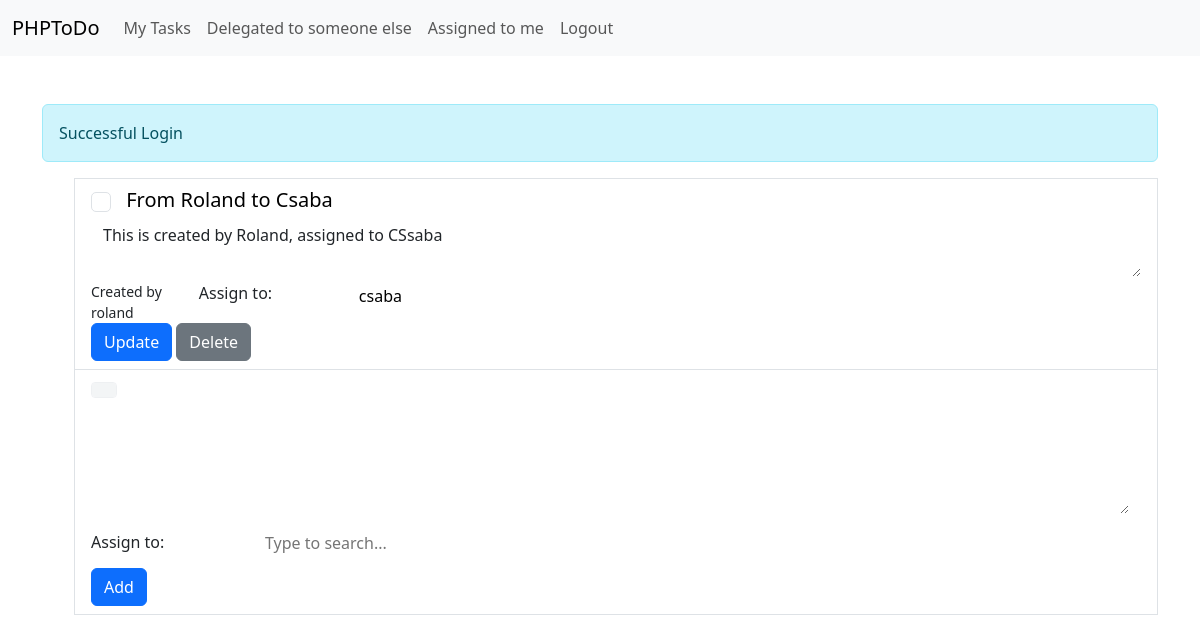
Page /assigned (signed in) on the committed database.
### tables this page shows
CREATE TABLE "tasks"
(
    id               integer           not null
        constraint tasks_pk
            primary key autoincrement,
    title            TEXT              not null,
    description      TEXT,
    status           integer default 0 not null,
    creator_user_id  integer           not null
        constraint tasks_owner_user_fk
            references users
            on update cascade on delete set null,
    assigned_user_id integer
        constraint tasks_assigned_user_fk
            references users
            on update cascade on delete set null
);

CREATE TABLE "users"
(
    username TEXT    not null,
    id       integer not null
        constraint id
            primary key autoincrement,
    password TEXT    not null
);

### src/controllers/TaskListController.php (called while the page is built, shortened)
<?php
class TaskListController {
  function assigned(): void {
    $task_list = new TaskList();
    $tasks = $task_list->getTasksAssignedToCurrentUser();
    include 'src/views/tasks.php';
  }
}

### src/Router.php (called while the page is built, shortened)
<?php
class Router {
  private array $routes = [];
  function add($method, $path, $controller, $action): void {
    $this->routes[$method][$path] = [$controller, $action];
  }
  function resolve(): string {
    $method = $_SERVER['REQUEST_METHOD'];
    $path = $_SERVER['REQUEST_URI'] ?? '/';
    $path = explode('?', $path)[0];
    $callback = $this->routes[$method][$path] ?? NULL;
    $controller = NULL;
    if ($callback) {
      $controller = new $callback[0]();
    }
    if ($controller) {
      $controller->{$callback[1]}();
      return ob_get_clean();
    }
    return '';
  }
}

### src/Database.php (called while the page is built, shortened)
<?php
class Database {
  private $pdo;
  function __construct() {
    try {
      $this->pdo = new PDO("sqlite:".self::DB_FILE);
      $this->pdo->setAttribute(PDO::ATTR_ERRMODE, PDO::ERRMODE_EXCEPTION);
    } catch (PDOException $exception) {
      die("Connection failed: " . $exception->getMessage());
    }
  }
  function query($query, $params = []) {
    $statement = $this->pdo->prepare($query);
    foreach ($params as $key => $value) {
      $statement->bindValue($key, $value);
    }
    $statement->execute();
    return $statement->fetchAll(PDO::FETCH_ASSOC);
  }
}

### src/models/BaseList.php (called while the page is built, shortened)
<?php
abstract class BaseList {
  function __construct() {
    $this->db = new Database();
  }
}

### src/models/TaskList.php (called while the page is built, shortened)
<?php
class TaskList extends BaseList {
  function getTasksAssignedToCurrentUser($pageSize = 100, $pageNumber = 1): array {
    $query = 'SELECT id, title, description, status, creator_user_id, assigned_user_id FROM tasks WHERE creator_user_id <> :user_id AND assigned_user_id = :user_id ORDER BY id DESC LIMIT :limit OFFSET :offset';
    $results = $this->db->query($query, [
      'user_id' => Session::currentUser()->id,
      'limit' => $pageSize,
      'offset' => $pageNumber - 1
    ]);
    return $this->processQueryResults($results);
  }
  protected function processQueryResults($results): array {
    $return = [];
    $user_list = new UserList();
    foreach ($results as $task) {
      $return[] = new Task($task['id'], $task['title'], $task['description'], $user_list->getById($task['creator_user_id']), $user_list->getById($task['assigned_user_id']), $task['status']);
    }
    return $return;
  }
}

### src/Session.php (called while the page is built, shortened)
<?php
class Session {
  public static function currentUser(): User {
    $user_id = $_SESSION['user_id'];
    return new User($user_id);
  }
}

### src/models/User.php (called while the page is built, shortened)
<?php
class User {
  protected $username;
  function __construct($id, $username = '', $password = '') {
    $this->id = $id;
    $this->username = $username;
  }
  function getUsername(): string {
    return $this->username;
  }
}

### src/models/UserList.php (called while the page is built, shortened)
<?php
class UserList extends BaseList {
  function getById($id): ?User {
    $query = 'SELECT id, username, password FROM users WHERE id = :id';
    $users = $this->db->query($query, [':id' => $id]);
    if (count($users) > 0) {
      return new User($users[0]['id'], $users[0]['username'], $users[0]['password']);
    }
    return null;
  }
}

### src/models/Task.php (called while the page is built, shortened)
<?php
class Task {
  protected ?int $id;
  protected string $title;
  protected ?string $description;
  protected int $status;
  protected ?User $creator;
  protected ?User $assignee;
  function __construct(?int $id, string $title, ?string $description,  ?User $creator, ?User $assignee = null, int $status = 0) {
    $this->id = $id;
    $this->title = $title;
    $this->description = $description;
    $this->status = $status;
    $this->creator = $creator;
    $this->assignee = $assignee;
  }
  public function getId(): int {
    return $this->id;
  }
  public function getTitle(): string {
    return htmlspecialchars($this->title);
  }
  public function getDescription(): ?string {
    return htmlspecialchars($this->description);
  }
  public function getCreator(): User {
    return $this->creator;
  }
  public function getAssignee(): ?User {
    return $this->assignee;
  }
  public function getStatus(): int {
    return $this->status;
  }
}

### src/views/tasks.php (the view, shortened to what this page needs)
<div class="list-group">
    <ul>
      <?php foreach ($tasks as $task): ?>
          <li href="#" class="list-group-item list-group-item-action">
              <form id="task-id-<?= $task->getId(); ?>" action="/task"
                    method="post">
                  <div class="d-flex w-100 row">
                      <h5 class="mb-1">
                          <input class="form-check-input me-2"
                                 type="checkbox" value="1"
                            <?php if ($task->getStatus() === 1): echo 'checked'; endif; ?>
                                 id="status"
                                 name="status">
                          <input type="text"
                                 name="title"
                                 class="border-0 col-sm-10"
                                 required
                                 value="<?php echo $task->getTitle(); ?>">
                      </h5>
                  </div>
                  <p class="mb-1"><textarea
                              type="text"
                              name="description"
                              class="border-0 form-control"
                              rows="2"><?php echo $task->getDescription(); ?></textarea>
                  </p>
                  <div class="d-flex w-100 justify-content-between">
                      <small>Created by <?php echo $task->getCreator()
                          ->getUsername() ?></small>
                      <div class="input-group mb-1 row">
                          <label for="assignee" class="col-sm-2">Assign to: </label>
                          <input class="form-label border-0 col-sm-10"
                                 list="assigneeOptions"
                                 name="assignee" id="assignee"
                                 placeholder="Type to search..."
                                 value="<?php if ($task->getAssignee()) echo $task->getAssignee()->getUsername(); ?>">
                      </div>
                  </div>
                  <button class="btn btn-primary">Update</button>
                  <button class="btn btn-secondary" name="delete" value="true">Delete</button>
              </form>
          </li>
      <?php endforeach; ?>
        <li class="list-group-item list-group-item-action">
            <form action="/tasks" method="post">
                <div class="row mb-3">
                    <div class="col-sm-1">
                        <input class="form-check-input form-control"
                               type="checkbox" value=""
                               disabled
                               id="completed">
                    </div>
                    <div class="col-sm-11">
                        <input type="text"
                               name="title"
                               class="border-0 form-control"
                               required
                               value="">
                    </div>
                </div>
                <div class="mb-3 d-flex w-100 row">
                    <textarea
                            type="text"
                            name="description"
                            class="border-0 form-control col-sm-11"
                            rows="3"></textarea>
                </div>
                <div class="input-group mb-1 row">
                    <label for="assignee" class="col-sm-2">Assign to: </label>
                    <input class="form-label border-0 col-sm-10"
                           list="assigneeOptions"
                           name="assignee" id="assignee"
                           placeholder="Type to search...">
                </div>
                <div class="w-100">
                    <button class="btn btn-primary">Add</button>
                </div>
            </form>
        </li>
    </ul>
</div>

### rows in the picture
tasks: title "From Roland to Csaba", description "This is created by Roland, assigned to CSsaba", creator_user.username "roland", assignee "csaba"

### other values in the picture
$message "Successful Login"
